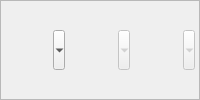
       <widget class="QFrame" name="OptionsLayout">
        <property name="sizePolicy">
         <sizepolicy hsizetype="Expanding" vsizetype="Fixed">
          <horstretch>0</horstretch>
          <verstretch>0</verstretch>
         </sizepolicy>
        </property>
        <property name="minimumSize">
         <size>
          <width>0</width>
          <height>0</height>
         </size>
        </property>
        <property name="styleSheet">
         <string notr="true">QFrame#OptionsLayout{
background-color: rgb(227,227,227);
border: 2px solid rgba(0, 0, 0,0.3);
padding: 2 px;
}

QToolButton{
border: 0px;
border-radius: 5px;
background-position: left;
}

QToolButton:Hover{
background-color: rgb(255,255,255);

}

QButton{
background-color:rgb(85, 255, 255);
}

QButton:Hover{
background-color:rgb(85, 170, 255);
}</string>
        </property>
        <property name="frameShape">
         <enum>QFrame::StyledPanel</enum>
        </property>
        <property name="frameShadow">
         <enum>QFrame::Raised</enum>
        </property>
        <layout class="QHBoxLayout" name="horizontalLayout_2">
         <property name="spacing">
          <number>0</number>
         </property>
         <property name="leftMargin">
          <number>0</number>
         </property>
         <property name="topMargin">
          <number>0</number>
         </property>
         <property name="rightMargin">
          <number>0</number>
         </property>
         <property name="bottomMargin">
          <number>0</number>
         </property>
         <item>
          <widget class="QWidget" name="OptionsFirst" native="true">
           <property name="sizePolicy">
            <sizepolicy hsizetype="Fixed" vsizetype="Fixed">
             <horstretch>0</horstretch>
             <verstretch>0</verstretch>
            </sizepolicy>
           </property>
           <property name="minimumSize">
            <size>
             <width>40</width>
             <height>40</height>
            </size>
           </property>
           <layout class="QHBoxLayout" name="horizontalLayout_3">
            <property name="spacing">
             <number>5</number>
            </property>
            <property name="leftMargin">
             <number>0</number>
            </property>
            <property name="topMargin">
             <number>0</number>
            </property>
            <property name="rightMargin">
             <number>0</number>
            </property>
            <property name="bottomMargin">
             <number>0</number>
            </property>
            <item>
             <widget class="QToolButton" name="UploadFiles">
              <property name="minimumSize">
               <size>
                <width>60</width>
                <height>40</height>
               </size>
              </property>
              <property name="cursor">
               <cursorShape>PointingHandCursor</cursorShape>
              </property>
              <property name="focusPolicy">
               <enum>Qt::TabFocus</enum>
              </property>
              <property name="styleSheet">
               <string notr="true">QToolButton{
background-position: left;
}</string>
              </property>
              <property name="inputMethodHints">
               <set>Qt::ImhHiddenText</set>
              </property>
              <property name="text">
               <string comment="Subir Archivos" extracomment="Subir Archivos"/>
              </property>
              <property name="icon">
               <iconset>
                <normaloff>../icons/carga-de-carpeta.png</normaloff>../icons/carga-de-carpeta.png</iconset>
              </property>
              <property name="iconSize">
               <size>
                <width>30</width>
                <height>30</height>
               </size>
              </property>
              <property name="checkable">
               <bool>true</bool>
              </property>
              <property name="checked">
               <bool>false</bool>
              </property>
              <property name="autoRepeat">
               <bool>false</bool>
              </property>
              <property name="autoExclusive">
               <bool>false</bool>
              </property>
              <property name="popupMode">
               <enum>QToolButton::MenuButtonPopup</enum>
              </property>
             </widget>
            </item>
            <item>
             <widget class="QToolButton" name="CantViews">
              <property name="enabled">
               <bool>false</bool>
              </property>
              <property name="minimumSize">
               <size>
                <width>60</width>
                <height>40</height>
               </size>
              </property>
              <property name="cursor">
               <cursorShape>PointingHandCursor</cursorShape>
              </property>
              <property name="text">
               <string/>
              </property>
              <property name="icon">
               <iconset>
                <normaloff>../icons/categoria-alternativa.png</normaloff>../icons/categoria-alternativa.png</iconset>
              </property>
              <property name="iconSize">
               <size>
                <width>30</width>
                <height>30</height>
               </size>
              </property>
              <property name="popupMode">
               <enum>QToolButton::MenuButtonPopup</enum>
              </property>
             </widget>
            </item>
            <item>
             <widget class="QToolButton" name="SelectView">
              <property name="enabled">
               <bool>false</bool>
              </property>
              <property name="minimumSize">
               <size>
                <width>60</width>
                <height>40</height>
               </size>
              </property>
              <property name="cursor">
               <cursorShape>PointingHandCursor</cursorShape>
              </property>
              <property name="text">
               <string/>
              </property>
              <property name="icon">
               <iconset>
                <normaloff>../icons/tomografia-computarizada.png</normaloff>../icons/tomografia-computarizada.png</iconset>
              </property>
              <property name="iconSize">
               <size>
                <width>30</width>
                <height>30</height>
               </size>
              </property>
              <property name="popupMode">
               <enum>QToolButton::MenuButtonPopup</enum>
              </property>
             </widget>
            </item>
           </layout>
          </widget>
         </item>
        </layout>
       </widget>
